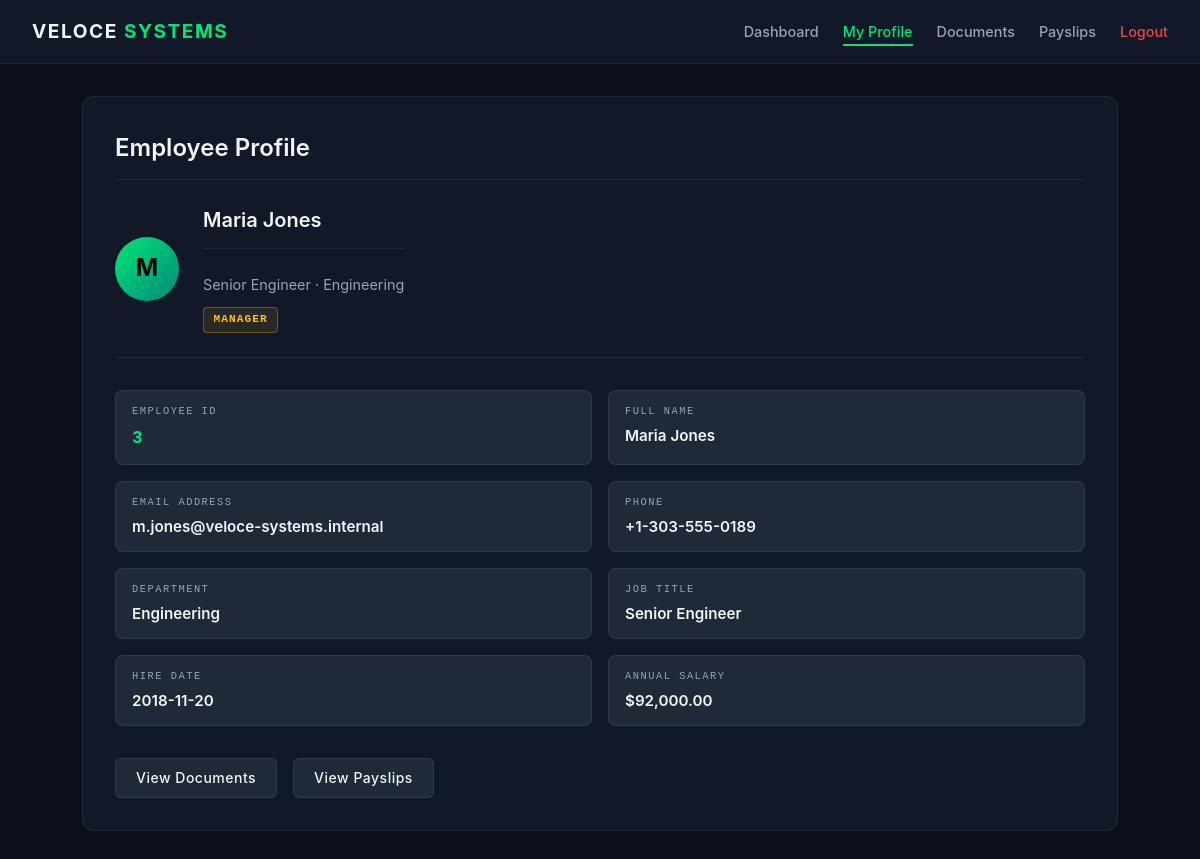
Page /profile.php (signed in) on the committed database.
### tables this page shows
CREATE TABLE employees (
    id          INT AUTO_INCREMENT PRIMARY KEY,
    username    VARCHAR(50)  UNIQUE NOT NULL,
    password    VARCHAR(255) NOT NULL,
    full_name   VARCHAR(100) NOT NULL,
    department  VARCHAR(100) NOT NULL,
    job_title   VARCHAR(100) NOT NULL,
    email       VARCHAR(100) NOT NULL,
    salary      DECIMAL(10,2) NOT NULL,
    phone       VARCHAR(30)  NOT NULL DEFAULT 'N/A',
    hire_date   DATE         NOT NULL,
    role        ENUM('Employee','Manager','Administrator') DEFAULT 'Employee'
);

### src/profile.php (the view, shortened to what this page needs)
<?php
require_once 'config.php';
$current_emp = $_SESSION['employee'];
$requested_id = isset($_GET['id']) ? intval($_GET['id']) : $current_emp['id'];
$stmt = $conn->prepare("SELECT * FROM employees WHERE id = ?");
$stmt->bind_param('i', $requested_id);
$stmt->execute();
$result = $stmt->get_result();
$profile = $result ? $result->fetch_assoc() : null;
?>
<!DOCTYPE html>
<html lang="en">
<head>
  <link rel="stylesheet" href="css/style.css">
</head>
<body>
  <nav class="navbar">
    <div class="nav-brand">Veloce <span>Systems</span></div>
    <ul class="nav-menu">
      <li><a href="dashboard.php" class="nav-link">Dashboard</a></li>
      <li><a href="profile.php?id=<?php echo $current_emp['id']; ?>" class="nav-link active">My Profile</a></li>
      <li><a href="documents.php?id=<?php echo $current_emp['id']; ?>" class="nav-link">Documents</a></li>
      <li><a href="payslips.php?id=<?php echo $current_emp['id']; ?>" class="nav-link">Payslips</a></li>
      <li><a href="logout.php" class="nav-link logout-link">Logout</a></li>
    </ul>
  </nav>
  <main class="container">
    <div class="panel">
      <h2>Employee Profile</h2>
      <?php if ($profile): ?>
        <div class="profile-header">
          <div class="profile-avatar"><?php echo strtoupper(substr($profile['full_name'], 0, 1)); ?></div>
          <div>
            <h3 class="profile-name"><?php echo htmlspecialchars($profile['full_name']); ?></h3>
            <p class="profile-meta"><?php echo htmlspecialchars($profile['job_title']); ?> &middot; <?php echo htmlspecialchars($profile['department']); ?></p>
            <span class="role-badge role-<?php echo strtolower($profile['role']); ?>"><?php echo htmlspecialchars($profile['role']); ?></span>
          </div>
        </div>
        <div class="profile-grid">
          <div class="profile-field">
            <span class="field-label">EMPLOYEE ID</span>
            <span class="field-value accent"><?php echo $profile['id']; ?></span>
          </div>
          <div class="profile-field">
            <span class="field-label">FULL NAME</span>
            <span class="field-value"><?php echo htmlspecialchars($profile['full_name']); ?></span>
          </div>
          <div class="profile-field">
            <span class="field-label">EMAIL ADDRESS</span>
            <span class="field-value"><?php echo htmlspecialchars($profile['email']); ?></span>
          </div>
          <div class="profile-field">
            <span class="field-label">PHONE</span>
            <span class="field-value"><?php echo htmlspecialchars($profile['phone']); ?></span>
          </div>
          <div class="profile-field">
            <span class="field-label">DEPARTMENT</span>
            <span class="field-value"><?php echo htmlspecialchars($profile['department']); ?></span>
          </div>
          <div class="profile-field">
            <span class="field-label">JOB TITLE</span>
            <span class="field-value"><?php echo htmlspecialchars($profile['job_title']); ?></span>
          </div>
          <div class="profile-field">
            <span class="field-label">HIRE DATE</span>
            <span class="field-value"><?php echo htmlspecialchars($profile['hire_date']); ?></span>
          </div>
          <div class="profile-field">
            <span class="field-label">ANNUAL SALARY</span>
            <span class="field-value">$<?php echo number_format($profile['salary'], 2); ?></span>
          </div>
        </div>
        <div class="profile-actions">
          <a href="documents.php?id=<?php echo $profile['id']; ?>" class="btn btn-secondary">View Documents</a>
          <a href="payslips.php?id=<?php echo $profile['id']; ?>" class="btn btn-secondary">View Payslips</a>
        </div>
      <?php endif; ?>
    </div>
  </main>
</body>
</html>

### src/css/style.css (style rules this page uses)
:root { --bg-primary: #0b0f19; --bg-secondary: #111827; --bg-tertiary: #1f2937; --text-primary: #f3f4f6; --text-secondary: #9ca3af; --accent: #00e676; --accent-hover: #00c853; --border: rgba(255, 255, 255, 0.08); --error: #ef4444; --secret-color: #ef4444; --confidential-color: #f97316; --internal-color: #facc15; --public-color: #00e676; }
*, *::before, *::after { box-sizing: border-box; margin: 0; padding: 0; }
body { font-family: -apple-system, BlinkMacSystemFont, "Segoe UI", Roboto, Helvetica, Arial, sans-serif; background-color: var(--bg-primary); color: var(--text-primary); line-height: 1.6; min-height: 100vh; }
a { text-decoration: none; color: inherit; }
.container { max-width: 1100px; margin: 0 auto; padding: 2rem; }
.btn { display: inline-block; width: 100%; padding: 0.75rem 1rem; background-color: var(--accent); color: #050505; font-weight: 700; text-align: center; border: none; border-radius: 6px; cursor: pointer; font-size: 1rem; letter-spacing: 0.5px; transition: background-color 0.2s, transform 0.1s; }
.btn-secondary { background-color: var(--bg-tertiary); color: var(--text-primary); border: 1px solid var(--border); font-weight: 500; width: auto; padding: 0.5rem 1.25rem; font-size: 0.875rem; }
.navbar { display: flex; justify-content: space-between; align-items: center; background-color: var(--bg-secondary); border-bottom: 1px solid var(--border); padding: 1rem 2rem; position: sticky; top: 0; z-index: 100; }
.nav-brand { font-size: 1.2rem; font-weight: 700; letter-spacing: 1.5px; text-transform: uppercase; }
.nav-brand span { color: var(--accent); }
.nav-menu { display: flex; list-style: none; gap: 1.5rem; align-items: center; }
.nav-link { color: var(--text-secondary); font-size: 0.9rem; font-weight: 500; transition: color 0.2s; padding: 0.25rem 0; border-bottom: 2px solid transparent; }
.nav-link:hover, .nav-link.active { color: var(--accent); border-bottom-color: var(--accent); }
.logout-link { color: #ef4444 !important; border-bottom-color: transparent !important; }
.panel { background-color: var(--bg-secondary); border: 1px solid var(--border); border-radius: 12px; padding: 2rem; margin-bottom: 2rem; }
.panel h2, .panel h3 { font-weight: 600; padding-bottom: 0.75rem; margin-bottom: 1.5rem; border-bottom: 1px solid var(--border); }
.profile-header { display: flex; align-items: center; gap: 1.5rem; margin-bottom: 2rem; padding-bottom: 1.5rem; border-bottom: 1px solid var(--border); }
.profile-avatar { width: 64px; height: 64px; border-radius: 50%; background: linear-gradient(135deg, var(--accent), #00897b); display: flex; align-items: center; justify-content: center; font-size: 1.5rem; font-weight: 700; color: #050505; flex-shrink: 0; }
.profile-name { font-size: 1.25rem; font-weight: 700; margin-bottom: 0.25rem; }
.profile-meta { color: var(--text-secondary); font-size: 0.9rem; margin-bottom: 0.5rem; }
.role-badge { display: inline-block; padding: 0.2rem 0.6rem; border-radius: 4px; font-size: 0.7rem; font-weight: 700; font-family: monospace; letter-spacing: 1px; text-transform: uppercase; }
.role-manager { background-color: rgba(251,191,36,0.1); color: #fbbf24; border: 1px solid rgba(251,191,36,0.3); }
.profile-grid { display: grid; grid-template-columns: repeat(2, 1fr); gap: 1rem; margin-bottom: 2rem; }
.profile-field { display: flex; flex-direction: column; gap: 0.25rem; padding: 0.75rem 1rem; background-color: var(--bg-tertiary); border-radius: 8px; border: 1px solid var(--border); }
.field-label { font-family: monospace; font-size: 0.65rem; letter-spacing: 1.5px; text-transform: uppercase; color: var(--text-secondary); }
.field-value { font-size: 0.95rem; font-weight: 600; }
.field-value.accent { color: var(--accent); font-family: monospace; font-size: 1.1rem; }
.profile-actions { display: flex; gap: 1rem; }

### rows in the picture
employees: full_name "M", full_name "Maria Jones", job_title "Senior Engineer", department "Engineering", role "MANAGER", id "3", email "m.jones@veloce-systems.internal", phone "+1-303-555-0189", hire_date "2018-11-20", salary "92,000.00"
